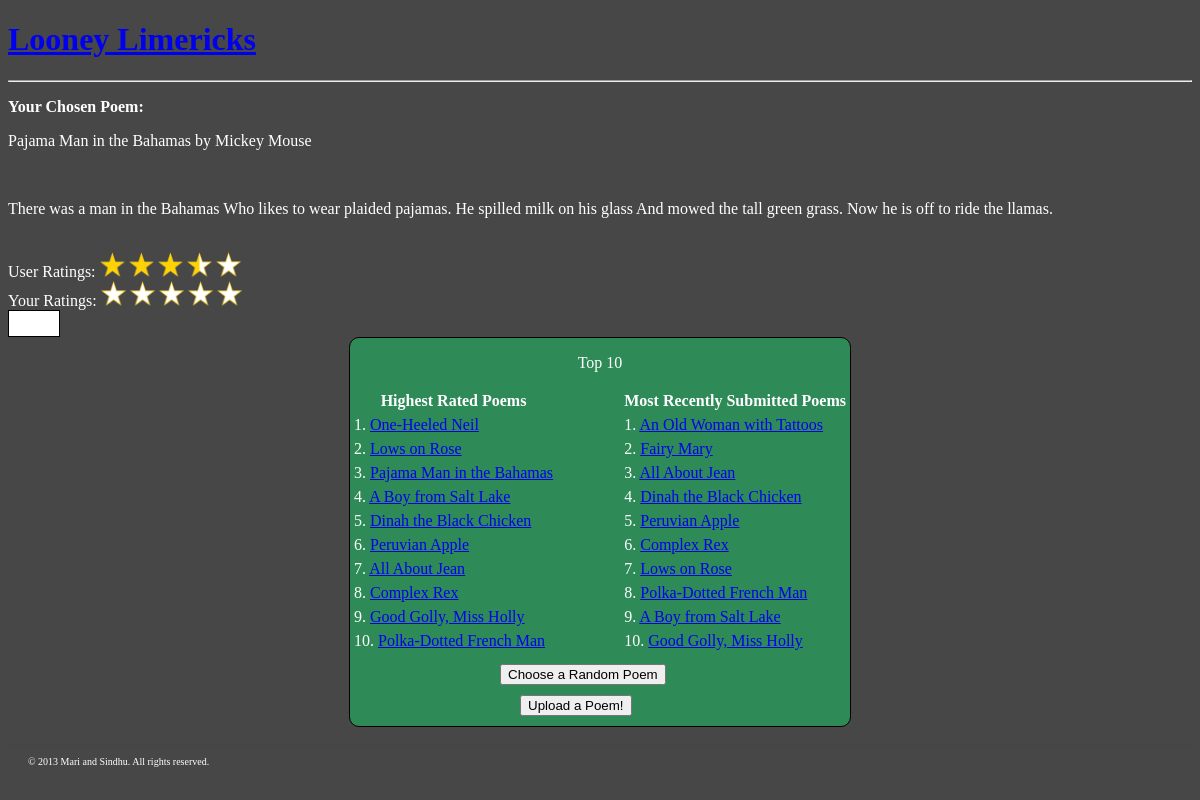
The app's page /index.php?poemid=1 with its own data.
### tables this page shows
CREATE TABLE IF NOT EXISTS `ll_table` (
  `id` int(11) NOT NULL AUTO_INCREMENT,
  `title` varchar(30) NOT NULL,
  `author` varchar(30) NOT NULL,
  `poem` text NOT NULL,
  `featuredTime` int(11) DEFAULT NULL,
  `userRating` double DEFAULT NULL,
  PRIMARY KEY (`id`)
);

### models/mainModel.php (called while the page is built, shortened)
<?php
class mainModel{
	function getPoemInformation($id){
		$mostRecent = array();
		$con = mysqli_connect(HOST, USER, PASSWORD);
		mysqli_select_db($con, DBNAME);
		$result = mysqli_query($con,"SELECT * FROM ll_table WHERE id=".$id);
		while($row = mysqli_fetch_array($result)){
			$mostRecent['id'] = $row['id'];
			$mostRecent['title'] = $row['title'];
			$mostRecent['author'] = $row['author'];
			$mostRecent['poem'] = $row['poem'];
		}
		return $mostRecent;
	}
}
?>

### controllers/main.php (called while the page is built, shortened)
<?php
include_once("./models/mainModel.php");
class main{
	function theController(){
		$model = new mainModel();
		if(isset($_GET['poemid'])){
			$model->getPoemInformation($_GET['poemid']);
		}
	}
	function getPoemInfo(){
		$model = new mainModel();
		$poemInfo = $model->getPoemInformation($_GET['poemid']);
		return $poemInfo;
	}
}
?>

### views/poemView.php (the view, shortened to what this page needs)
<h1><a href="index.php">
<?php
echo SITENAME;
include_once("./controllers/main.php");
?>
</a>
</h1>
<hr/>
<?php
	$mainController = new main();
	if(isset($_GET['poemid'])){
		$poemInfo = $mainController->getPoemInfo();
		echo "<p><b> Your Chosen Poem: </b></p>";
		echo "<p>".$poemInfo['title']."  by ". $poemInfo['author']." </p><br />";
		echo "<p>" . $poemInfo['poem'] . "</p><br/>";
	}
	else{
		echo "<p> The Featured Poem: </p><br>";
	}
?>
<div class="userRatings">
User Ratings:
<img id="one-star" src="full-star.png"/>
<img id="two-star" src="full-star.png"/>
<img id="three-star" src="full-star.png"/>
<img id="four-star" src="half-star.png"/>
<img id="five-star" src="unrated-star.png"/>
</div>
<div class="yourRatings">
Your Ratings:
<body>
<a href= <?php echo "index.php?poemid=".$_GET['poemid']."&yr=1";?>><img id="1" src="unrated-star.png" onmouseover="light(this.id)" onmouseout="off(this.id)" onclick="rate(this.id)"/></a>
<a href= <?php echo "index.php?poemid=".$_GET['poemid']."&yr=2";?>><img id="2" src="unrated-star.png" onmouseover="light(this.id)" onmouseout="off(this.id)" onclick="rate(this.id)"/></a>
<a href= <?php echo "index.php?poemid=".$_GET['poemid']."&yr=3";?>><img id="3" src="unrated-star.png" onmouseover="light(this.id)" onmouseout="off(this.id)" onclick="rate(this.id)"/></a>
<a href= <?php echo "index.php?poemid=".$_GET['poemid']."&yr=4";?>><img id="4" src="unrated-star.png" onmouseover="light(this.id)" onmouseout="off(this.id)" onclick="rate(this.id)"/></a>
<a href= <?php echo "index.php?poemid=".$_GET['poemid']."&yr=5";?>><img id="5" src="unrated-star.png" onmouseover="light(this.id)" onmouseout="off(this.id)" onclick="rate(this.id)"/></a>
<div id="rating" style="text-align:center;font-size:23px;border:solid black 1px;height:25px;width:50px;">
</div>
</body>
</div>
<?php
require_once("baseview.php");
?>

### css/style.css (style rules this page uses)
body { background-color: #474747; color:white; }
#rating { text-align:center; font-size:23px; border:solid black 1px; height:25px; width:50px; background-color: white; }
img { height: 25px; width:25px; }

### records on screen
ll_table: title "Pajama Man in the Bahamas", author "Mickey Mouse", poem "There was a man in the Bahamas Who likes to wear plaided pajamas. He spilled milk on his glass And mowed the tall green grass. Now he is off to ride the llamas."

### other values on screen
SITENAME "Looney Limericks"
$value "One-Heeled Neil"
$value "Lows on Rose"
$value "Pajama Man in the Bahamas"
$value "A Boy from Salt Lake"
$value "Dinah the Black Chicken"
$value "Peruvian Apple"
$value "All About Jean"
$value "Complex Rex"
$value "Good Golly, Miss Holly"
$value "Polka-Dotted French Man"
$value "An Old Woman with Tattoos"
$value "Fairy Mary"
